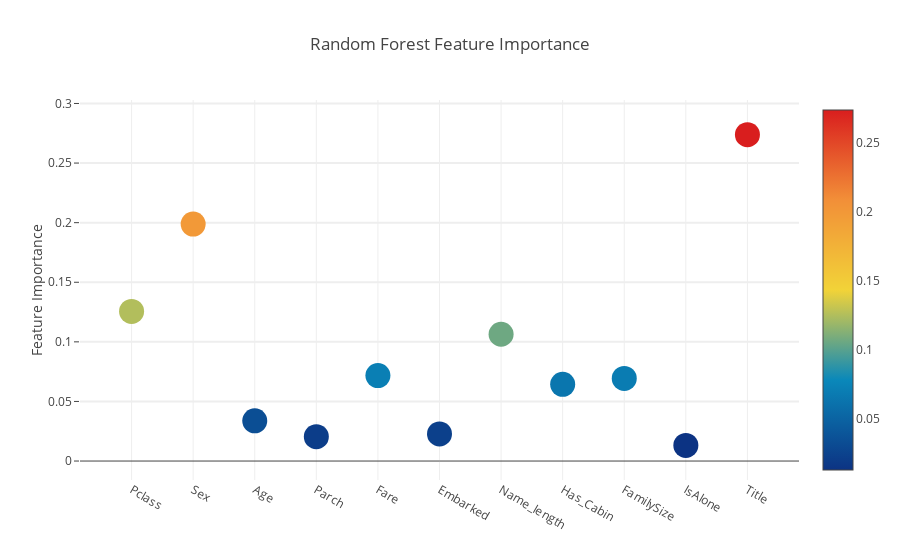
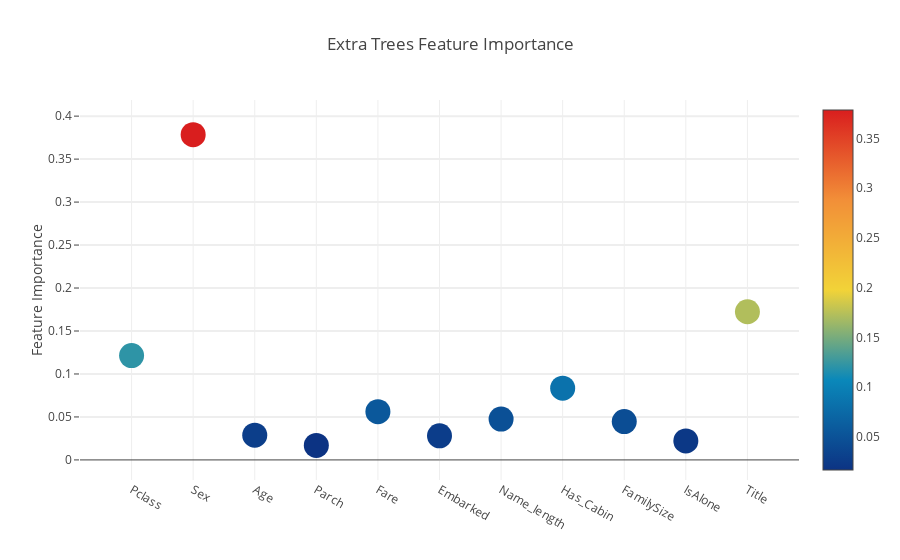
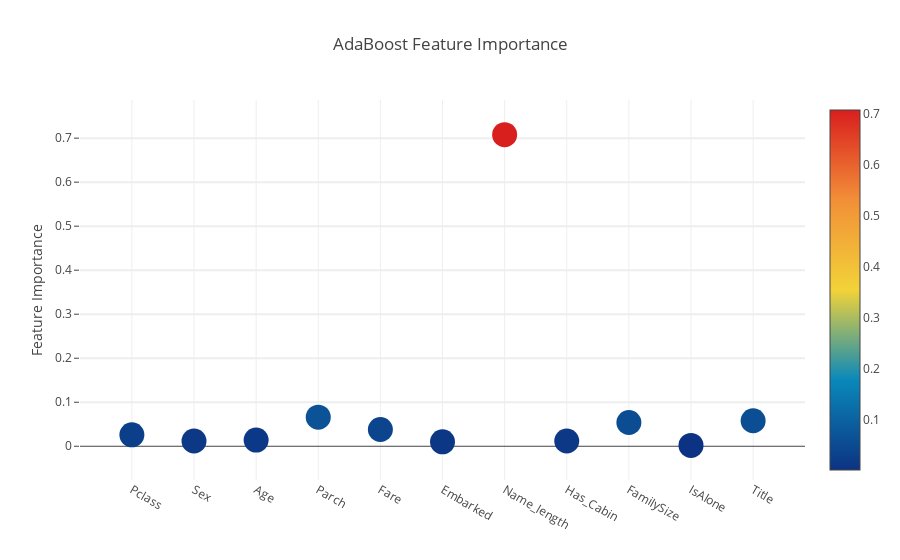
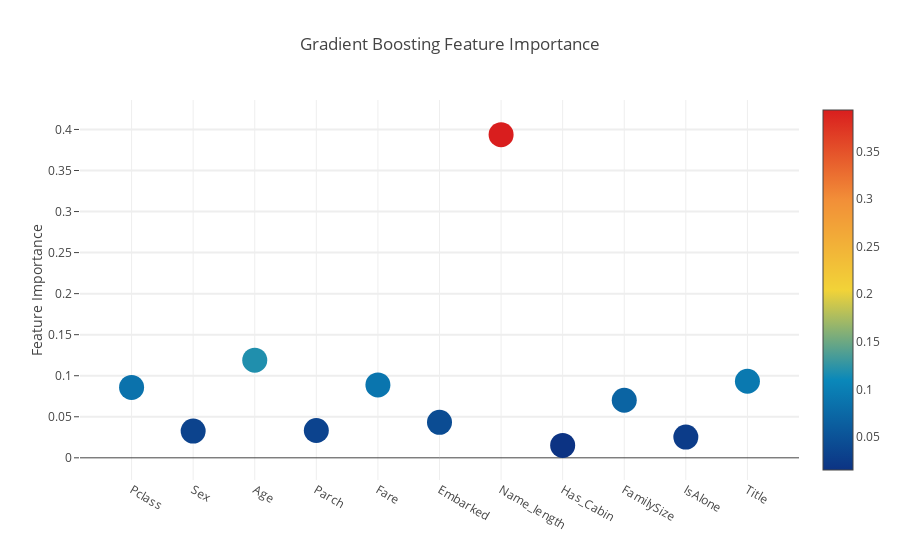

Notebook cell for these charts, in order:
### Code cell
# Scatter plot 
trace = go.Scatter(
    y = feature_dataframe['Random Forest feature importances'].values,
    x = feature_dataframe['features'].values,
    mode='markers',
    marker=dict(
        sizemode = 'diameter',
        sizeref = 1,
        size = 25,
#       size= feature_dataframe['AdaBoost feature importances'].values,
        #color = np.random.randn(500), #set color equal to a variable
        color = feature_dataframe['Random Forest feature importances'].values,
        colorscale='Portland',
        showscale=True
    ),
    text = feature_dataframe['features'].values
)
data = [trace]

layout= go.Layout(
    autosize= True,
    title= 'Random Forest Feature Importance',
    hovermode= 'closest',
#     xaxis= dict(
#         title= 'Pop',
#         ticklen= 5,
#         zeroline= False,
#         gridwidth= 2,
#     ),
    yaxis=dict(
        title= 'Feature Importance',
        ticklen= 5,
        gridwidth= 2
    ),
    showlegend= False
)
fig = go.Figure(data=data, layout=layout)
py.iplot(fig,filename='scatter2010')

# Scatter plot 
trace = go.Scatter(
    y = feature_dataframe['Extra Trees  feature importances'].values,
    x = feature_dataframe['features'].values,
    mode='markers',
    marker=dict(
        sizemode = 'diameter',
        sizeref = 1,
        size = 25,
#       size= feature_dataframe['AdaBoost feature importances'].values,
        #color = np.random.randn(500), #set color equal to a variable
        color = feature_dataframe['Extra Trees  feature importances'].values,
        colorscale='Portland',
        showscale=True
    ),
    text = feature_dataframe['features'].values
)
data = [trace]

layout= go.Layout(
    autosize= True,
    title= 'Extra Trees Feature Importance',
    hovermode= 'closest',
#     xaxis= dict(
#         title= 'Pop',
#         ticklen= 5,
#         zeroline= False,
#         gridwidth= 2,
#     ),
    yaxis=dict(
        title= 'Feature Importance',
        ticklen= 5,
        gridwidth= 2
    ),
    showlegend= False
)
fig = go.Figure(data=data, layout=layout)
py.iplot(fig,filename='scatter2010')

# Scatter plot 
trace = go.Scatter(
    y = feature_dataframe['AdaBoost feature importances'].values,
    x = feature_dataframe['features'].values,
    mode='markers',
    marker=dict(
        sizemode = 'diameter',
        sizeref = 1,
        size = 25,
#       size= feature_dataframe['AdaBoost feature importances'].values,
        #color = np.random.randn(500), #set color equal to a variable
        color = feature_dataframe['AdaBoost feature importances'].values,
        colorscale='Portland',
        showscale=True
    ),
    text = feature_dataframe['features'].values
)
data = [trace]

layout= go.Layout(
    autosize= True,
    title= 'AdaBoost Feature Importance',
    hovermode= 'closest',
#     xaxis= dict(
#         title= 'Pop',
#         ticklen= 5,
#         zeroline= False,
#         gridwidth= 2,
#     ),
    yaxis=dict(
        title= 'Feature Importance',
        ticklen= 5,
        gridwidth= 2
    ),
    showlegend= False
)
fig = go.Figure(data=data, layout=layout)
py.iplot(fig,filename='scatter2010')

# Scatter plot 
trace = go.Scatter(
    y = feature_dataframe['Gradient Boost feature importances'].values,
    x = feature_dataframe['features'].values,
    mode='markers',
    marker=dict(
        sizemode = 'diameter',
        sizeref = 1,
        size = 25,
#       size= feature_dataframe['AdaBoost feature importances'].values,
        #color = np.random.randn(500), #set color equal to a variable
        color = feature_dataframe['Gradient Boost feature importances'].values,
        colorscale='Portland',
        showscale=True
    ),
    text = feature_dataframe['features'].values
)
data = [trace]

layout= go.Layout(
    autosize= True,
    title= 'Gradient Boosting Feature Importance',
    hovermode= 'closest',
#     xaxis= dict(
#         title= 'Pop',
#         ticklen= 5,
#         zeroline= False,
#         gridwidth= 2,
#     ),
    yaxis=dict(
        title= 'Feature Importance',
        ticklen= 5,
        gridwidth= 2
    ),
    showlegend= False
)
fig = go.Figure(data=data, layout=layout)
py.iplot(fig,filename='scatter2010')

### Figure 1 — Plotly figure (JSON) as saved in the notebook; plotly's stock layout.template omitted (floating-point values rounded to 4 significant figures)
{"data": [{"marker": {"color": [0.1255, 0.1988, 0.0337, 0.02048, 0.07169, 0.02279, 0.1064, 0.06437, 0.06928, 0.01314, 0.2739], "colorscale": "Portland", "showscale": true, "size": 25, "sizemode": "diameter", "sizeref": 1}, "mode": "markers", "text": ["Pclass", "Sex", "Age", "Parch", "Fare", "Embarked", "Name_length", "Has_Cabin", "FamilySize", "IsAlone", "Title"], "type": "scatter", "x": ["Pclass", "Sex", "Age", "Parch", "Fare", "Embarked", "Name_length", "Has_Cabin", "FamilySize", "IsAlone", "Title"], "y": [0.1255, 0.1988, 0.0337, 0.02048, 0.07169, 0.02279, 0.1064, 0.06437, 0.06928, 0.01314, 0.2739]}], "layout": {"autosize": true, "hovermode": "closest", "showlegend": false, "title": "Random Forest Feature Importance", "yaxis": {"gridwidth": 2, "ticklen": 5, "title": "Feature Importance"}}}

### Figure 2 — Plotly figure (JSON) as saved in the notebook; plotly's stock layout.template omitted (floating-point values rounded to 4 significant figures)
{"data": [{"marker": {"color": [0.1214, 0.3785, 0.02879, 0.01693, 0.05616, 0.02806, 0.04747, 0.08352, 0.04462, 0.0221, 0.1724], "colorscale": "Portland", "showscale": true, "size": 25, "sizemode": "diameter", "sizeref": 1}, "mode": "markers", "text": ["Pclass", "Sex", "Age", "Parch", "Fare", "Embarked", "Name_length", "Has_Cabin", "FamilySize", "IsAlone", "Title"], "type": "scatter", "x": ["Pclass", "Sex", "Age", "Parch", "Fare", "Embarked", "Name_length", "Has_Cabin", "FamilySize", "IsAlone", "Title"], "y": [0.1214, 0.3785, 0.02879, 0.01693, 0.05616, 0.02806, 0.04747, 0.08352, 0.04462, 0.0221, 0.1724]}], "layout": {"autosize": true, "hovermode": "closest", "showlegend": false, "title": "Extra Trees Feature Importance", "yaxis": {"gridwidth": 2, "ticklen": 5, "title": "Feature Importance"}}}

### Figure 3 — Plotly figure (JSON) as saved in the notebook; plotly's stock layout.template omitted (floating-point values rounded to 4 significant figures)
{"data": [{"marker": {"color": [0.026, 0.012, 0.014, 0.066, 0.038, 0.01, 0.708, 0.012, 0.054, 0.002, 0.058], "colorscale": "Portland", "showscale": true, "size": 25, "sizemode": "diameter", "sizeref": 1}, "mode": "markers", "text": ["Pclass", "Sex", "Age", "Parch", "Fare", "Embarked", "Name_length", "Has_Cabin", "FamilySize", "IsAlone", "Title"], "type": "scatter", "x": ["Pclass", "Sex", "Age", "Parch", "Fare", "Embarked", "Name_length", "Has_Cabin", "FamilySize", "IsAlone", "Title"], "y": [0.026, 0.012, 0.014, 0.066, 0.038, 0.01, 0.708, 0.012, 0.054, 0.002, 0.058]}], "layout": {"autosize": true, "hovermode": "closest", "showlegend": false, "title": "AdaBoost Feature Importance", "yaxis": {"gridwidth": 2, "ticklen": 5, "title": "Feature Importance"}}}

### Figure 4 — Plotly figure (JSON) as saved in the notebook; plotly's stock layout.template omitted (floating-point values rounded to 4 significant figures)
{"data": [{"marker": {"color": [0.08573, 0.03253, 0.1189, 0.03325, 0.08879, 0.04319, 0.3937, 0.01516, 0.07011, 0.0253, 0.09331], "colorscale": "Portland", "showscale": true, "size": 25, "sizemode": "diameter", "sizeref": 1}, "mode": "markers", "text": ["Pclass", "Sex", "Age", "Parch", "Fare", "Embarked", "Name_length", "Has_Cabin", "FamilySize", "IsAlone", "Title"], "type": "scatter", "x": ["Pclass", "Sex", "Age", "Parch", "Fare", "Embarked", "Name_length", "Has_Cabin", "FamilySize", "IsAlone", "Title"], "y": [0.08573, 0.03253, 0.1189, 0.03325, 0.08879, 0.04319, 0.3937, 0.01516, 0.07011, 0.0253, 0.09331]}], "layout": {"autosize": true, "hovermode": "closest", "showlegend": false, "title": "Gradient Boosting Feature Importance", "yaxis": {"gridwidth": 2, "ticklen": 5, "title": "Feature Importance"}}}
